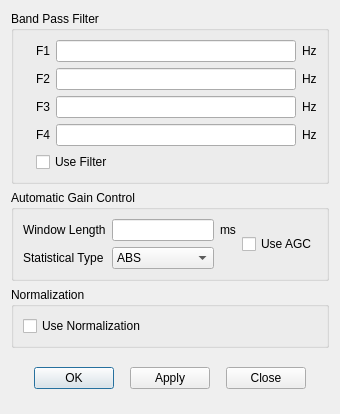
<?xml version="1.0" encoding="UTF-8"?>
<ui version="4.0">
 <class>ProcParmDialog</class>
 <widget class="QDialog" name="ProcParmDialog">
  <property name="geometry">
   <rect>
    <x>0</x>
    <y>0</y>
    <width>340</width>
    <height>414</height>
   </rect>
  </property>
  <property name="windowTitle">
   <string>Processing Parameters</string>
  </property>
  <property name="modal">
   <bool>true</bool>
  </property>
  <layout class="QVBoxLayout" name="verticalLayout_6">
   <item>
    <widget class="QGroupBox" name="groupBox">
     <property name="title">
      <string>Band Pass Filter</string>
     </property>
     <layout class="QHBoxLayout" name="horizontalLayout_14">
      <item>
       <widget class="QLabel" name="label">
        <property name="text">
         <string/>
        </property>
       </widget>
      </item>
      <item>
       <layout class="QVBoxLayout" name="verticalLayout_2">
        <item>
         <layout class="QHBoxLayout" name="horizontalLayout">
          <item>
           <widget class="QLabel" name="label_2">
            <property name="text">
             <string>F1</string>
            </property>
           </widget>
          </item>
          <item>
           <widget class="QLineEdit" name="edF1"/>
          </item>
          <item>
           <widget class="QLabel" name="label_3">
            <property name="text">
             <string>Hz</string>
            </property>
           </widget>
          </item>
         </layout>
        </item>
        <item>
         <layout class="QHBoxLayout" name="horizontalLayout_2">
          <item>
           <widget class="QLabel" name="label_4">
            <property name="text">
             <string>F2</string>
            </property>
           </widget>
          </item>
          <item>
           <widget class="QLineEdit" name="edF2"/>
          </item>
          <item>
           <widget class="QLabel" name="label_5">
            <property name="text">
             <string>Hz</string>
            </property>
           </widget>
          </item>
         </layout>
        </item>
        <item>
         <layout class="QHBoxLayout" name="horizontalLayout_3">
          <item>
           <widget class="QLabel" name="label_6">
            <property name="text">
             <string>F3</string>
            </property>
           </widget>
          </item>
          <item>
           <widget class="QLineEdit" name="edF3"/>
          </item>
          <item>
           <widget class="QLabel" name="label_7">
            <property name="text">
             <string>Hz</string>
            </property>
           </widget>
          </item>
         </layout>
        </item>
        <item>
         <layout class="QHBoxLayout" name="horizontalLayout_4">
          <item>
           <widget class="QLabel" name="label_8">
            <property name="text">
             <string>F4</string>
            </property>
           </widget>
          </item>
          <item>
           <widget class="QLineEdit" name="edF4"/>
          </item>
          <item>
           <widget class="QLabel" name="label_9">
            <property name="text">
             <string>Hz</string>
            </property>
           </widget>
          </item>
         </layout>
        </item>
        <item>
         <widget class="CustomCheckBox" name="ckFilt">
          <property name="text">
           <string>Use Filter</string>
          </property>
         </widget>
        </item>
       </layout>
      </item>
     </layout>
    </widget>
   </item>
   <item>
    <widget class="QGroupBox" name="groupBox_2">
     <property name="title">
      <string>Automatic Gain Control</string>
     </property>
     <layout class="QHBoxLayout" name="horizontalLayout_5">
      <item>
       <layout class="QGridLayout" name="gridLayout">
        <item row="0" column="0">
         <widget class="QLabel" name="label_10">
          <property name="text">
           <string>Window Length</string>
          </property>
         </widget>
        </item>
        <item row="0" column="1">
         <widget class="QLineEdit" name="edAgcw">
          <property name="minimumSize">
           <size>
            <width>72</width>
            <height>0</height>
           </size>
          </property>
         </widget>
        </item>
        <item row="0" column="2">
         <widget class="QLabel" name="label_11">
          <property name="text">
           <string>ms</string>
          </property>
         </widget>
        </item>
        <item row="1" column="0">
         <widget class="QLabel" name="label_12">
          <property name="text">
           <string>Statistical Type</string>
          </property>
         </widget>
        </item>
        <item row="1" column="1">
         <widget class="QComboBox" name="cbAgcType">
          <property name="editable">
           <bool>false</bool>
          </property>
          <item>
           <property name="text">
            <string>ABS</string>
           </property>
          </item>
          <item>
           <property name="text">
            <string>RMS</string>
           </property>
          </item>
         </widget>
        </item>
       </layout>
      </item>
      <item>
       <layout class="QVBoxLayout" name="verticalLayout">
        <property name="spacing">
         <number>2</number>
        </property>
        <item>
         <widget class="CustomCheckBox" name="ckAgc">
          <property name="text">
           <string>Use AGC</string>
          </property>
         </widget>
        </item>
       </layout>
      </item>
     </layout>
    </widget>
   </item>
   <item>
    <widget class="QGroupBox" name="groupBox_4">
     <property name="title">
      <string>Normalization</string>
     </property>
     <layout class="QHBoxLayout" name="horizontalLayout_16">
      <item>
       <layout class="QVBoxLayout" name="verticalLayout_4">
        <property name="spacing">
         <number>2</number>
        </property>
        <item>
         <widget class="CustomCheckBox" name="ckNorm">
          <property name="text">
           <string>Use Normalization</string>
          </property>
         </widget>
        </item>
       </layout>
      </item>
      <item>
       <spacer name="horizontalSpacer_2">
        <property name="orientation">
         <enum>Qt::Horizontal</enum>
        </property>
        <property name="sizeHint" stdset="0">
         <size>
          <width>0</width>
          <height>20</height>
         </size>
        </property>
       </spacer>
      </item>
     </layout>
    </widget>
   </item>
   <item>
    <widget class="QFrame" name="frame_3">
     <layout class="QVBoxLayout" name="verticalLayout_3">
      <property name="leftMargin">
       <number>0</number>
      </property>
      <property name="topMargin">
       <number>0</number>
      </property>
      <property name="rightMargin">
       <number>0</number>
      </property>
      <property name="bottomMargin">
       <number>0</number>
      </property>
      <item>
       <layout class="QHBoxLayout" name="horizontalLayout_7">
        <property name="spacing">
         <number>16</number>
        </property>
        <item>
         <spacer name="horizontalSpacer">
          <property name="orientation">
           <enum>Qt::Horizontal</enum>
          </property>
          <property name="sizeHint" stdset="0">
           <size>
            <width>40</width>
            <height>20</height>
           </size>
          </property>
         </spacer>
        </item>
        <item>
         <widget class="QPushButton" name="okButton">
          <property name="text">
           <string>OK</string>
          </property>
         </widget>
        </item>
        <item>
         <widget class="QPushButton" name="applyButton">
          <property name="text">
           <string>Apply</string>
          </property>
         </widget>
        </item>
        <item>
         <widget class="QPushButton" name="closeButton">
          <property name="text">
           <string>Close</string>
          </property>
         </widget>
        </item>
        <item>
         <spacer name="horizontalSpacer_3">
          <property name="orientation">
           <enum>Qt::Horizontal</enum>
          </property>
          <property name="sizeHint" stdset="0">
           <size>
            <width>40</width>
            <height>20</height>
           </size>
          </property>
         </spacer>
        </item>
       </layout>
      </item>
     </layout>
    </widget>
   </item>
  </layout>
 </widget>
 <customwidgets>
  <customwidget>
   <class>CustomCheckBox</class>
   <extends>QCheckBox</extends>
   <header>customcontrols.h</header>
  </customwidget>
 </customwidgets>
 <resources>
  <include location="myrc.qrc"/>
 </resources>
 <connections/>
</ui>
